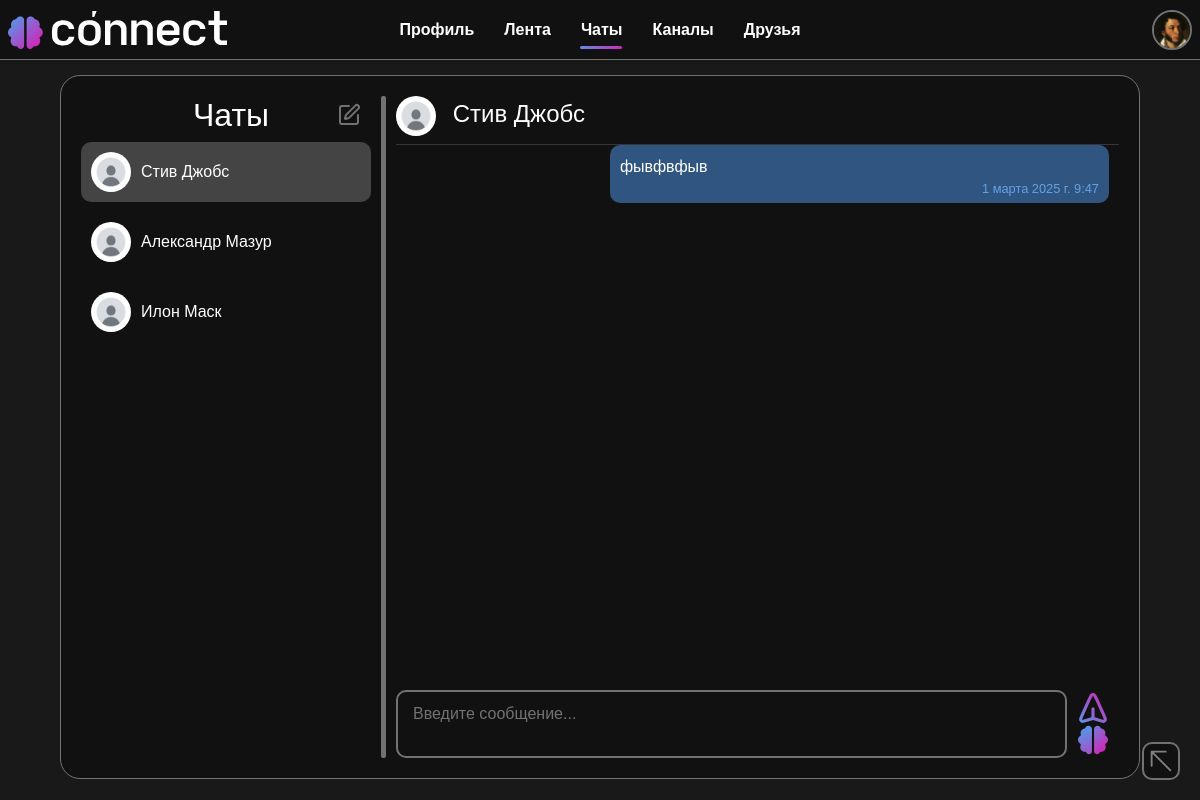
The page /chats/14 (signed in) on the database as committed earlier.
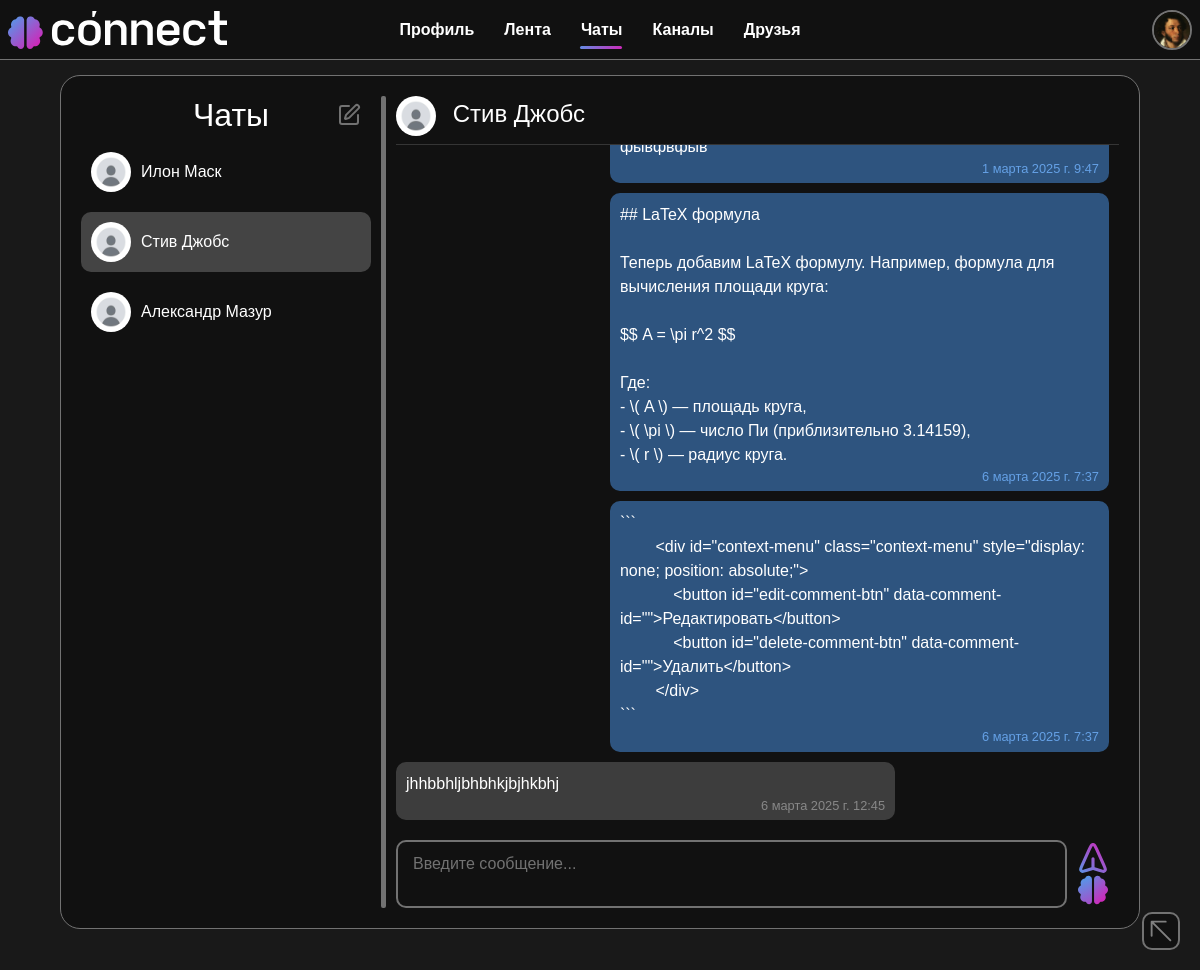
The same page on the database as committed later.
### users/models.py (models this page shows, shortened)
class User(AbstractUser):
    first_name = models.CharField("Имя", max_length=20)
    last_name = models.CharField("Фамилия", max_length=20)
    username = models.CharField("Имя пользователя", unique=True, max_length=20)
    email = models.EmailField("Почта", unique=True)
    password = models.CharField("Пароль", max_length=20)
    image = models.ImageField("Аватар", upload_to='users_images', blank=True, null=True)
    about = models.TextField("О себе", max_length=250, blank=True, null=True)
    ai_help_requests_left = models.PositiveIntegerField(default=5)
    last_ai_help_reset = models.DateTimeField(auto_now_add=True)
    has_subscription = models.BooleanField(default=False)
    def get_avatar_url(self):
        if self.image and hasattr(self.image, 'url'):
            return self.image.url
        else:
            return os.path.join(settings.STATIC_URL, 'person/img/default.jpg')
    class Meta:
        verbose_name = 'Пользователь'
        verbose_name_plural = 'Пользователи'

### chats/models.py (models this page shows, shortened)
class Message(models.Model):
    chat = models.ForeignKey(Chat, on_delete=models.CASCADE, related_name='messages')
    sender = models.ForeignKey(User, on_delete=models.CASCADE, related_name='sent_messages')
    content = models.TextField()
    timestamp = models.DateTimeField(auto_now_add=True)
    is_changed = models.BooleanField(default=False)
    class Meta:
        verbose_name = 'Сообщение'
        verbose_name_plural = 'Сообщения'
        ordering = ['timestamp']

### chats/views.py (the view, shortened to what this page needs)
# urls.py: path('<int:chat_id>', views.chats, name='chats'),
@login_required
def chats(request, chat_id):
    chat = get_object_or_404(Chat, id=chat_id)
    messages = chat.messages.all()
    if request.method == 'POST':
        content = request.POST.get('message-content')
        if content:
            Message.objects.create(chat=chat, sender=request.user, content=content)
        return redirect('chats', chat_id=chat.id)
    if not chat.participants.filter(id=request.user.id).exists():
        return render(request, "404.html")
    chats_list = get_user_chats(request)
    query = request.GET.get('query', '').strip()
    page_obj = None
    data = {
        'user': request.user,
        'chats_list': chats_list,
        'chat': chat,
        'messages': messages,
        'page_obj': page_obj,
        'query': query
    }
    return render(request, 'chats/chats.html', data)

### chats/views.py (called while the page is built)
def get_user_chats(request):
    chats_list = Chat.objects.filter(participants=request.user)
    chats_list_filtered = []
    for chat in chats_list:
        other_participants = chat.participants.exclude(id=request.user.id)
        for user in other_participants:
            chats_list_filtered.append({'user': user, 'chat_id': chat.id, 'chat': chat})
    chats_list_filtered.sort(key=lambda x: x['chat'].messages.latest('timestamp').timestamp if x['chat'].messages.exists() else x['chat'].created_at, reverse=True)
    return chats_list_filtered

### chats/templates/chats/chats.html (shortened to what this page needs)
{% extends 'main/layout.html' %}
{% load static %}
{% block link %}
    <link rel="stylesheet" href="{% static 'chats/css/chats.css' %}">
{% endblock %}
{% block content %}
<main class="container-chats">
<aside class="chat-list">
    <h2 class="list-name">
        Чаты
        <img src="{% static 'chats/img/square-pen.svg' %}" alt="Чаты" class="group-icon" id="group-icon">
    </h2>
    <div class="chats">
        {% if chats_list %}
            {% for chat_info in chats_list %}
                <a class="chat-link {% if request.resolver_match.kwargs.chat_id == chat_info.chat_id %}active{% endif %}" href="{% url 'chats' chat_info.chat_id %}">
                    <div class="chat-item" title="{{ chat_info.user.first_name }} {{ chat_info.user.last_name }}">
                        <img src="{{ chat_info.user.get_avatar_url }}" class="chat-image" height="50" width="50" alt="Avatar">
                        <span class="chat-name-list">{{ chat_info.user.first_name }} {{ chat_info.user.last_name }}</span>
                    </div>
                </a>
            {% endfor %}
        {% else %}
            <p class="commentary" style="padding: 0">У вас нет чатов</p>
        {% endif %}
    </div>
</aside>
<div class="resizer" id="dragMe">
    <button type="button" style="height: 100%;"></button>
</div>
<div class="chat-window" id="chat-window">
    {% if chat %}
        {% for participant in chat.participants.all %}
            {% if participant != request.user %}
                <a class="chat-name-ref" href="{% url 'user_profile' participant.username %}">
                    <h2 class="chat-name-window">
                        <img src="{{ participant.get_avatar_url }}" class="chat-image" height="50" width="50" alt="Avatar">
                        {{ participant.first_name }} {{ participant.last_name }}
                    </h2>
                </a>
            {% endif %}
        {% endfor %}
        <div class="messages" id="chat-messages">
            {% for message in messages %}
                {% if message.sender.id == request.user.id %}
                    <div class="message message-sent" data-message-id="{{ message.id }}">
                        <div class="message-text">{{ message.content }}</div>
                        <span class="message-sent-time">
                            {{ message.timestamp }}
                        </span>
                    </div>
                {% else %}
                    <div class="message message-received" data-message-id="{{ message.id }}">
                        <div class="message-text">{{ message.content }}</div>
                        <span class="message-received-time">
                            {{ message.timestamp }}
                        </span>
                    </div>
                {% endif %}
            {% endfor %}
        </div>
        <form method="post">
            <div class="input-area">
                <textarea class="text-message-field" name="message-content" placeholder="Введите сообщение..."></textarea>
                <div class="input-area-buttons">
                    <button type="submit">
                        <img src="{% static 'chats/img/send.svg' %}" height="30px" width="30px">
                    </button>
                    <button type="button" id="aiHelpButton" data-chat-id="{{ chat.id }}">
                        <img src="{% static 'chats/img/ai.svg' %}" id="aiHelpIƒcon" height="30px" width="30px">
                    </button>
                </div>
            </div>
        </form>
    {% else %}
        <p class="commentary-centered">Чат не выбран</p>
    {% endif %}
</div>
</main>
{% endblock %}

Rows that differ between the two databases and show on the page:
changed User "Илон": moves up the list
added Message: content "## LaTeX формула Теперь добавим LaTeX формулу. Например, формула для вычисления площади круга: $$ A = \\pi r^2 $$ Где: - \\( A \\) — площадь круга, - \\( \\pi \\) — число Пи (приблизительно 3.14159), - \\( r \\) — радиус круга.", timestamp "6 марта 2025 г. 7:37"
added Message: content "``` <div id=\"context-menu\" class=\"context-menu\" style=\"display: none; position: absolute;\"> <button id=\"edit-comment-btn\" data-comment-id=\"\">Редактировать</button> <button id=\"delete-comment-btn\" data-comment-id=\"\">Удалить</button> </div> ```", timestamp "6 марта 2025 г. 7:37"
added Message: content "jhhbbhljbhbhkjbjhkbhj", timestamp "6 марта 2025 г. 12:45"
